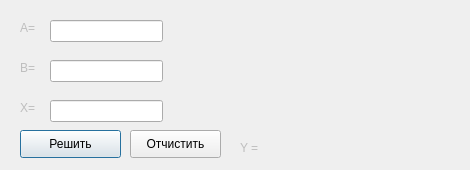
<?xml version="1.0" encoding="UTF-8"?>
<ui version="4.0">
 <class>Dialog</class>
 <widget class="QDialog" name="Dialog">
  <property name="geometry">
   <rect>
    <x>0</x>
    <y>0</y>
    <width>470</width>
    <height>170</height>
   </rect>
  </property>
  <property name="windowTitle">
   <string>ZEA_Lab2</string>
  </property>
  <widget class="QLineEdit" name="lineEdit_A">
   <property name="geometry">
    <rect>
     <x>50</x>
     <y>20</y>
     <width>113</width>
     <height>22</height>
    </rect>
   </property>
  </widget>
  <widget class="QLineEdit" name="lineEdit_B">
   <property name="geometry">
    <rect>
     <x>50</x>
     <y>60</y>
     <width>113</width>
     <height>22</height>
    </rect>
   </property>
  </widget>
  <widget class="QLineEdit" name="lineEdit_X">
   <property name="geometry">
    <rect>
     <x>50</x>
     <y>100</y>
     <width>113</width>
     <height>22</height>
    </rect>
   </property>
  </widget>
  <widget class="QLabel" name="label_img">
   <property name="geometry">
    <rect>
     <x>180</x>
     <y>10</y>
     <width>271</width>
     <height>111</height>
    </rect>
   </property>
   <property name="text">
    <string/>
   </property>
   <property name="pixmap">
    <pixmap>task.png</pixmap>
   </property>
  </widget>
  <widget class="QPushButton" name="pushButton_Run">
   <property name="geometry">
    <rect>
     <x>20</x>
     <y>130</y>
     <width>101</width>
     <height>28</height>
    </rect>
   </property>
   <property name="text">
    <string>Решить</string>
   </property>
  </widget>
  <widget class="QLabel" name="label_Answer">
   <property name="enabled">
    <bool>false</bool>
   </property>
   <property name="geometry">
    <rect>
     <x>240</x>
     <y>140</y>
     <width>211</width>
     <height>16</height>
    </rect>
   </property>
   <property name="styleSheet">
    <string notr="true"/>
   </property>
   <property name="text">
    <string>Y = </string>
   </property>
  </widget>
  <widget class="QLabel" name="label_A">
   <property name="enabled">
    <bool>false</bool>
   </property>
   <property name="geometry">
    <rect>
     <x>20</x>
     <y>20</y>
     <width>21</width>
     <height>16</height>
    </rect>
   </property>
   <property name="text">
    <string>A=</string>
   </property>
  </widget>
  <widget class="QLabel" name="label_B">
   <property name="enabled">
    <bool>false</bool>
   </property>
   <property name="geometry">
    <rect>
     <x>20</x>
     <y>60</y>
     <width>21</width>
     <height>16</height>
    </rect>
   </property>
   <property name="text">
    <string>B=</string>
   </property>
  </widget>
  <widget class="QLabel" name="label_X">
   <property name="enabled">
    <bool>false</bool>
   </property>
   <property name="geometry">
    <rect>
     <x>20</x>
     <y>100</y>
     <width>21</width>
     <height>16</height>
    </rect>
   </property>
   <property name="text">
    <string>X=</string>
   </property>
  </widget>
  <widget class="QPushButton" name="pushButton_Clean">
   <property name="geometry">
    <rect>
     <x>130</x>
     <y>130</y>
     <width>91</width>
     <height>28</height>
    </rect>
   </property>
   <property name="text">
    <string>Отчистить</string>
   </property>
  </widget>
 </widget>
 <resources/>
 <connections/>
</ui>
